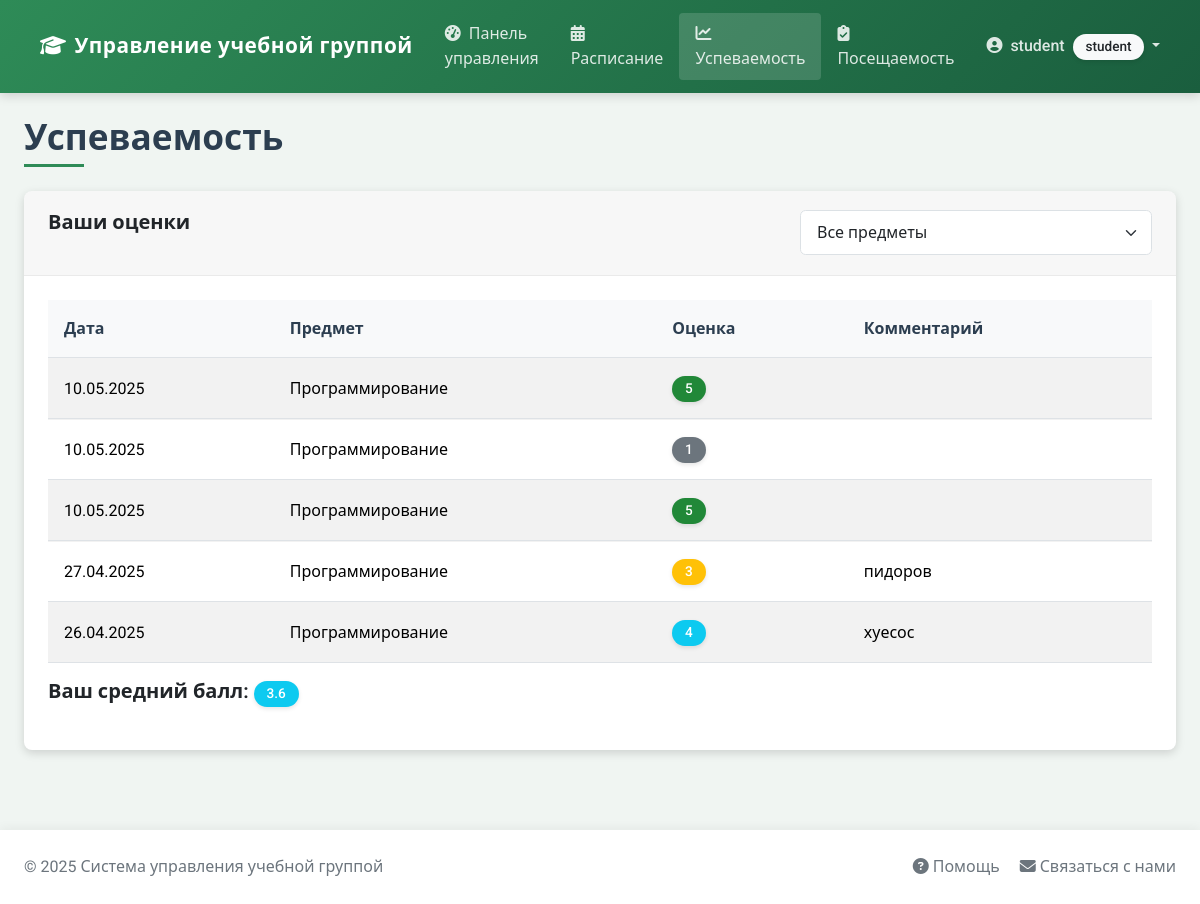
The page /performance/ (signed in) on the database its author committed.
### app/models/models.py (models this page shows, shortened)
class User(UserMixin, db.Model):
    id = db.Column(db.Integer, primary_key=True)
    username = db.Column(db.String(64), unique=True, nullable=False)
    email = db.Column(db.String(120), unique=True, nullable=False)
    password_hash = db.Column(db.String(128))
    first_name = db.Column(db.String(64))
    last_name = db.Column(db.String(64))
    role = db.Column(db.String(20), default='student')  # student, teacher, admin
    attendances = db.relationship('Attendance', backref='student', lazy='dynamic')
    grades = db.relationship('Grade', backref='student', lazy='dynamic')

class Grade(db.Model):
    id = db.Column(db.Integer, primary_key=True)
    value = db.Column(db.Integer, nullable=False)  # Значение оценки
    date = db.Column(db.Date, nullable=False, default=datetime.utcnow)
    comment = db.Column(db.Text)
    student_id = db.Column(db.Integer, db.ForeignKey('user.id'), nullable=False)
    subject_id = db.Column(db.Integer, db.ForeignKey('subject.id'), nullable=False)

class Subject(db.Model):
    id = db.Column(db.Integer, primary_key=True)
    name = db.Column(db.String(64), nullable=False)
    description = db.Column(db.Text)
    teacher_id = db.Column(db.Integer, db.ForeignKey('user.id'))
    teacher = db.relationship('User', backref='subjects')
    schedules = db.relationship('Schedule', backref='subject', lazy='dynamic')
    grades = db.relationship('Grade', backref='subject', lazy='dynamic')

### app/routes/performance.py (the view, shortened to what this page needs)
@bp.route('/')
@login_required
def index():
    group_id = request.args.get('group_id', type=int)
    subject_id = request.args.get('subject_id', type=int)
    groups = Group.query.all()
    subjects = Subject.query.all()
    if current_user.role == 'student':
        student = current_user
        grades = Grade.query.filter_by(student_id=student.id)
        if subject_id:
            grades = grades.filter_by(subject_id=subject_id)
        grades = grades.order_by(Grade.date.desc()).all()
        subject_grades = {}
        for grade in grades:
            if grade.subject_id not in subject_grades:
                subject_grades[grade.subject_id] = []
            subject_grades[grade.subject_id].append(grade)
        subject_averages = {subject_id: calculate_average_grade(subject_grades[subject_id])
                         for subject_id in subject_grades}
        return render_template('performance/student.html',
                              student=student,
                              grades=grades,
                              subjects=subjects,
                              subject_averages=subject_averages,
                              overall_average=calculate_average_grade(grades))

### app/context_processors.py (called while the page is built)
def csrf_processor():
    return {'csrf_token': generate_csrf()}

### app/models/__init__.py (called while the page is built)
@login_manager.user_loader
def load_user(id):
    return User.query.get(int(id))

### app/routes/performance.py (called while the page is built)
def calculate_average_grade(grades):
    if not grades:
        return 0
    return round(sum(grade.value for grade in grades) / len(grades), 2)

### app/templates/performance/student.html (shortened to what this page needs)
{% extends "base.html" %}
{% block content %}
<div class="row">
    <div class="col-md-12">
        <h1>Успеваемость</h1>
        {% if current_user.role == 'student' %}
        <div class="card">
            <div class="card-header">
                <div class="row">
                    <div class="col-md-8">
                        <h5 class="card-title mb-0">Ваши оценки</h5>
                    </div>
                    <div class="col-md-4">
                        <form method="get" action="{{ url_for('performance.index') }}">
                            <select class="form-select" name="subject_id" onchange="this.form.submit()">
                                <option value="">Все предметы</option>
                            </select>
                        </form>
                    </div>
                </div>
            </div>
            <div class="card-body">
                {% if grades %}
                <table class="table table-striped">
                    <thead>
                        <tr>
                            <th>Дата</th>
                            <th>Предмет</th>
                            <th>Оценка</th>
                            <th>Комментарий</th>
                        </tr>
                    </thead>
                    <tbody>
                        {% for grade in grades %}                        <tr>
                            <td>{{ grade.date.strftime('%d.%m.%Y') }}</td>
                            <td>{{ grade.subject.name }}</td>
                            <td>
                                <a href="{{ url_for('performance.view_grade', grade_id=grade.id) }}" class="text-decoration-none">
                                    <span class="badge {% if grade.value == 5 %}bg-success{% elif grade.value == 4 %}bg-info{% elif grade.value == 3 %}bg-warning{% elif grade.value == 2 %}bg-danger{% else %}bg-secondary{% endif %}">{{ grade.value }}</span>
                                </a>
                            </td>
                            <td>{{ grade.comment or '' }}</td>
                        </tr>
                        {% endfor %}
                    </tbody>
                </table>
                {% if grades|length > 0 %}
                <div class="mt-3">
                    {% set avg_grade = (grades|sum(attribute='value') / grades|length)|round(2) %}                    <h5>Ваш средний балл:
                        <span class="badge {% if avg_grade >= 4.5 %}bg-success{% elif avg_grade >= 3.5 %}bg-info{% elif avg_grade >= 2.5 %}bg-warning{% else %}bg-danger{% endif %}">
                            {{ avg_grade }}
                        </span>
                    </h5>
                </div>
                {% endif %}
                {% else %}
                <p class="text-center">У вас пока нет оценок</p>
                {% endif %}
            </div>
        </div>
        {% endif %}
    </div>
</div>
{% endblock %}

### app/templates/base.html (shortened to what this page needs)
<!DOCTYPE html>
<html lang="ru">
<head>
    <link rel="stylesheet" href="https://cdn.jsdelivr.net/npm/bootstrap@5.3.2/dist/css/bootstrap.min.css">
    <link rel="stylesheet" href="https://cdnjs.cloudflare.com/ajax/libs/font-awesome/6.4.0/css/all.min.css">
    <link rel="stylesheet" href="{{ url_for('static', filename='css/style.css') }}">
    <link rel="stylesheet" href="{{ url_for('static', filename='css/modal-fix.css') }}">
</head>
<body>
    <nav class="navbar navbar-expand-lg navbar-dark bg-primary sticky-top">
        <div class="container">
            <a class="navbar-brand" href="{{ url_for('main.index') }}">
                <i class="fas fa-graduation-cap me-2"></i>Управление учебной группой
            </a>
            <div class="collapse navbar-collapse" id="navbarNav">
                <ul class="navbar-nav me-auto">
                    {% if current_user.is_authenticated %}
                    <li class="nav-item">
                        <a class="nav-link {% if request.path == url_for('main.dashboard') %}active{% endif %}" href="{{ url_for('main.dashboard') }}">
                            <i class="fas fa-tachometer-alt me-1"></i> Панель управления
                        </a>
                    </li>
                    <li class="nav-item">
                        <a class="nav-link {% if request.path.startswith('/schedule') %}active{% endif %}" href="{{ url_for('schedule.index') }}">
                            <i class="fas fa-calendar-alt me-1"></i> Расписание
                        </a>
                    </li>
                    <li class="nav-item">
                        <a class="nav-link {% if request.path == url_for('performance.index') %}active{% endif %}" href="{{ url_for('performance.index') }}">
                            <i class="fas fa-chart-line me-1"></i> Успеваемость
                        </a>
                    </li>
                    <li class="nav-item">
                        <a class="nav-link {% if request.path.startswith('/performance/attendance') %}active{% endif %}" href="{{ url_for('performance.attendance') }}">
                            <i class="fas fa-clipboard-check me-1"></i> Посещаемость
                        </a>
                    </li>
                    {% endif %}
                </ul>
                <ul class="navbar-nav">
                    {% if current_user.is_authenticated %}
                    <li class="nav-item dropdown">
                        <a class="nav-link dropdown-toggle" href="#" id="userDropdown" role="button" data-bs-toggle="dropdown">
                            <i class="fas fa-user-circle me-1"></i> {{ current_user.username }}
                            <span class="badge bg-light text-dark ms-1">{{ current_user.role }}</span>
                        </a>
                    </li>
                    {% endif %}
                </ul>
            </div>
        </div>
    </nav>
    <div class="container mt-4">
        {% block content %}{% endblock %}
    </div>
    <footer class="footer py-4">
        <div class="container">
            <div class="row align-items-center justify-content-between">
                <div class="col-md-6">
                    <span class="text-muted">© 2025 Система управления учебной группой</span>
                </div>
                <div class="col-md-6 text-md-end">
                    <a href="#" class="text-decoration-none text-secondary me-3">
                        <i class="fas fa-question-circle"></i> Помощь
                    </a>
                    <a href="#" class="text-decoration-none text-secondary">
                        <i class="fas fa-envelope"></i> Связаться с нами
                    </a>
                </div>
            </div>
        </div>    </footer>    <script src="https://cdn.jsdelivr.net/npm/bootstrap@5.3.2/dist/js/bootstrap.bundle.min.js"></script>    <script src="{{ url_for('static', filename='js/scroll-lock.js') }}"></script>
</body>
</html>

### app/static/css/style.css (style rules this page uses)
:root { --primary-color: #2e8b57; --secondary-color: #6c757d; --success-color: #218838; --info-color: #20a2a0; --warning-color: #d4a72c; --danger-color: #c9302c; --light-color: #f8f9fa; --dark-color: #344a3d; --border-radius: 0.5rem; --box-shadow: 0 3px 10px rgba(0, 0, 0, 0.15); --transition: all 0.3s ease; }
body { font-family: 'Roboto', 'Segoe UI', sans-serif; background-color: #f0f5f2; color: #333; line-height: 1.6; }
.container { max-width: 1200px; padding: 0 1.5rem; }
h1, h2, h3, h4, h5, h6 { font-weight: 600; margin-bottom: 1.2rem; }
h1 { font-size: 2.2rem; margin-bottom: 1.5rem; position: relative; padding-bottom: 0.5rem; color: #2c3e50; }
h1:after { content: ''; position: absolute; bottom: 0; left: 0; width: 60px; height: 3px; background-color: var(--primary-color); }
.navbar { box-shadow: var(--box-shadow); padding: 0.8rem 1rem; background: linear-gradient(135deg, var(--primary-color), #1a5e3e) !important; }
.navbar-brand { font-weight: 700; font-size: 1.3rem; letter-spacing: 0.5px; }
.navbar-dark .navbar-nav .nav-link { color: rgba(255, 255, 255, 0.85); font-weight: 500; padding: 0.5rem 1rem; transition: var(--transition); }
.navbar-dark .navbar-nav .nav-link.active { background-color: rgba(255, 255, 255, 0.15); border-radius: 4px; }
.card { border: none; border-radius: var(--border-radius); box-shadow: var(--box-shadow); transition: var(--transition); margin-bottom: 2rem; overflow: hidden; }
.card-header { background-color: rgba(0, 0, 0, 0.03); border-bottom: 1px solid rgba(0, 0, 0, 0.05); padding: 1.2rem 1.5rem; font-weight: 600; }
.card-body { padding: 1.5rem; }
.table { width: 100%; border-collapse: separate; border-spacing: 0; }
.table th, .table td { padding: 1rem; vertical-align: middle; }
.table th { font-weight: 600; color: #2c3e50; background-color: #f8f9fa; border-top: none; }
.table-striped tbody tr:nth-of-type(odd) { background-color: rgba(0, 0, 0, 0.02); }
.table td { border-top: 1px solid rgba(0, 0, 0, 0.05); }
.form-select { border-radius: 0.35rem; padding: 0.6rem 1rem; border: 1px solid #dce1e5; background-color: #fff; }
.badge { font-size: 0.85rem; padding: 0.4rem 0.8rem; border-radius: 30px; font-weight: 500; box-shadow: 0 2px 4px rgba(0, 0, 0, 0.1); }
.badge.bg-success { background-color: var(--success-color) !important; }
.footer { background-color: #fff; box-shadow: 0 -2px 10px rgba(0, 0, 0, 0.05); padding: 1.2rem 0; margin-top: 3rem; }
.footer .text-muted { color: #6c757d !important; }
.card, .alert, .jumbotron { animation: fadeIn 0.5s ease-out; }

### app/static/css/modal-fix.css (style rules this page uses)
body.modal-fix-applied { overflow-y: scroll !important; padding-right: 0 !important; margin-right: 0 !important; }
.table td { position: relative; }

### rows shown on the page
User: username "student", role "student"
Grade: date "10.05.2025", subject.name "Программирование", value "5"
Grade: date "10.05.2025", subject.name "Программирование", value "1"
Grade: date "10.05.2025", subject.name "Программирование", value "5"
Grade: date "27.04.2025", subject.name "Программирование", value "3", comment "пидоров"
Grade: date "26.04.2025", subject.name "Программирование", value "4", comment "хуесос"

### other values the page prints
{{ avg_grade }} "3.6"
